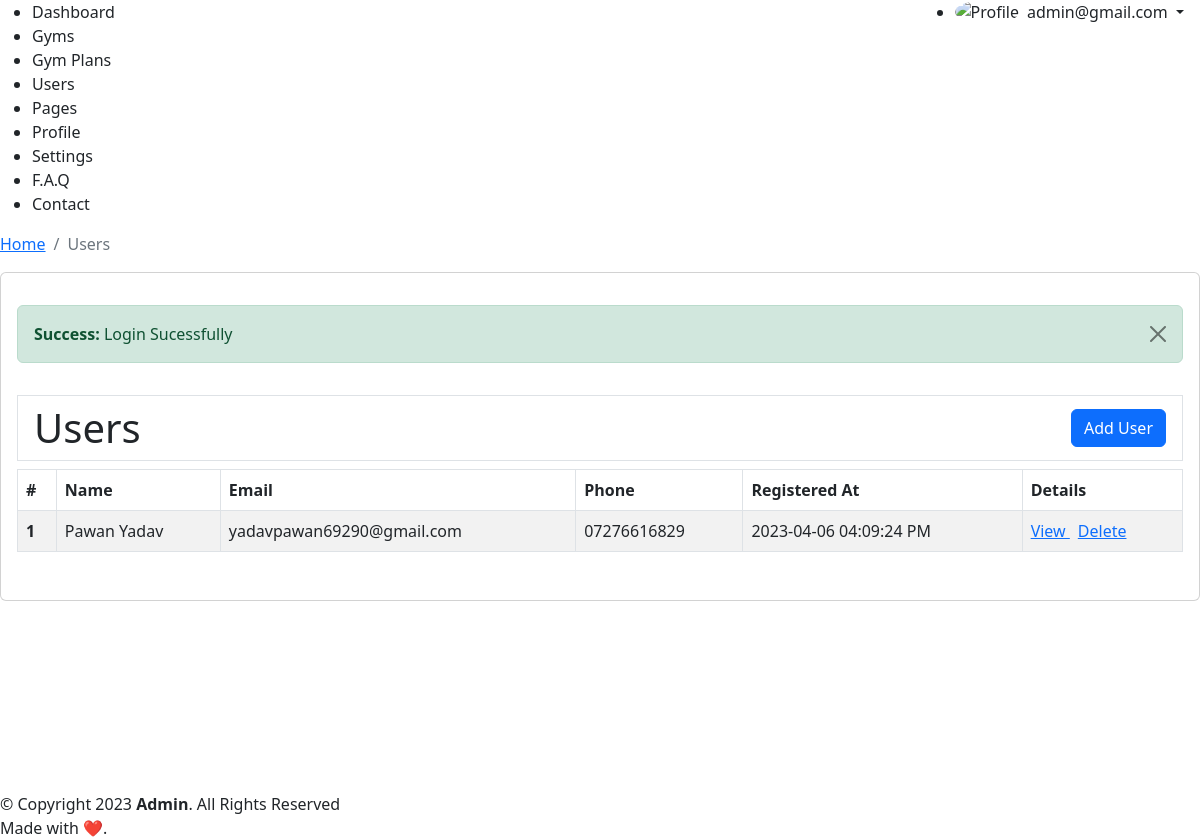
The app's page /admin/users.php (signed in) with its own data.
### tables this page shows
CREATE TABLE `tbl_users` (
  `id` int(11) NOT NULL,
  `name` varchar(255) NOT NULL,
  `email` varchar(255) NOT NULL,
  `password` varchar(255) NOT NULL,
  `phone` varchar(13) NOT NULL,
  `aboutme` text NOT NULL,
  `role` int(11) NOT NULL DEFAULT 1 COMMENT '0-admin\r\n1-user',
  `created_at` varchar(255) NOT NULL
);

### admin/users.php (the view, shortened to what this page needs)
<?php
require_once __DIR__ . "/include/layout-start.php";
?>
<?php
$role = ROLE::USER;
$sql = "SELECT a.* FROM tbl_users a WHERE a.role = $role GROUP BY a.id;";
$result = $conn -> query($sql);
$rows = $result -> fetch_all(MYSQLI_ASSOC);
?>
<div class="py-3">
<div class="table-responsive">
    <h1 class="py-2 px-3 border border-1 d-flex justify-content-between align-items-center">
        <span>Users</span>
        <a href="<?=ADMIN_URL?>addUser.php" class="btn btn-primary">Add User</a>
    </h1>
    <table class="table table-bordered  table-striped">
        <thead>
            <tr>
                <th scope="col">#</th>
                <th scope="col">Name</th>
                <th scope="col">Email</th>
                <th scope="col">Phone</th>
                <th scope="col">Registered At</th>
                <th scope="col">Details</th>
            </tr>
        </thead>
        <tbody>
            <?php
            $sl = 0;
            foreach ($rows as $key => $value) {
                $sl++;
            ?>
                <tr>
                    <th scope="row"><?=$sl?></th>
                    <td><?=$value['name']?></td>
                    <td><?=$value['email']?></td>
                    <td><?=$value['phone']?></td>
                    <td><?=$value['created_at']?></td>
                    <td>
                        <a class="me-1" href="<?=ADMIN_URL?>user.php?user_id=<?=$value['id']?>">
                            View
                        </a>
                        <a class="ms-1"
                            href="<?=ADMIN_URL?>users.php?did=<?=$value['id']?>"
                            onclick="return confirm('Are you sure?')">
                            Delete
                        </a>
                    </td>
                </tr>
            <?php } ?>
        </tbody>
    </table>
</div>
</div>
<?php require_once __DIR__ . "/include/layout-end.php"; ?>

### records on screen
tbl_users: name "Pawan Yadav", email "yadavpawan69290@gmail.com", phone "07276616829", created_at "2023-04-06 04:09:24 PM"

### other values on screen
$_SESSION['email'] "admin@gmail.com"
$title "Users"
$_SESSION['sucmsg'] "Login Sucessfully"
